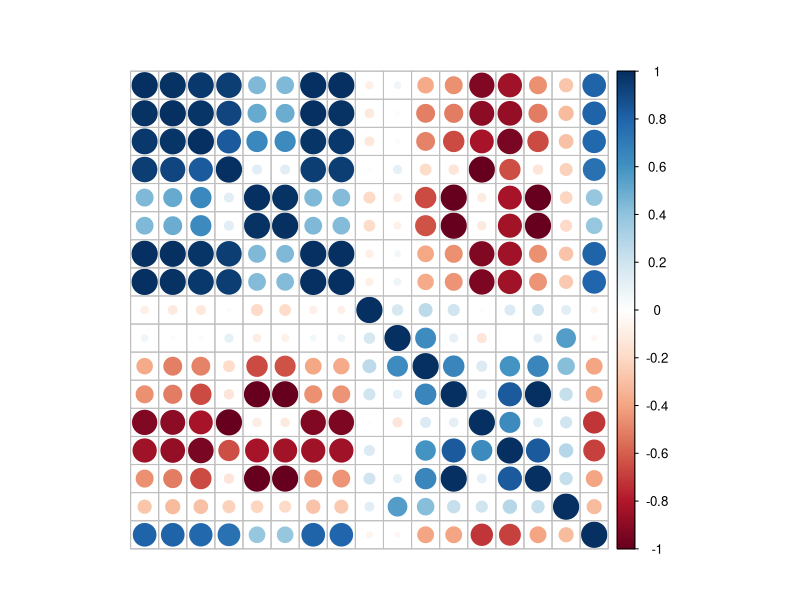
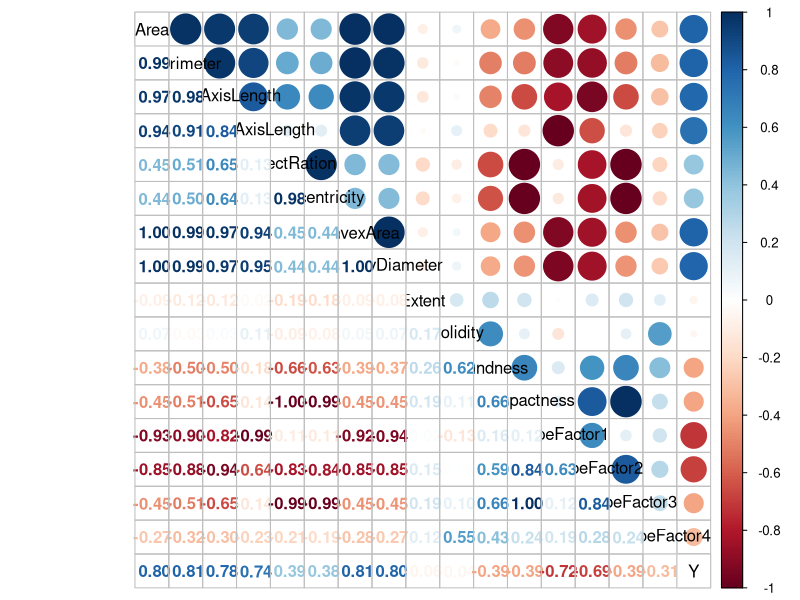
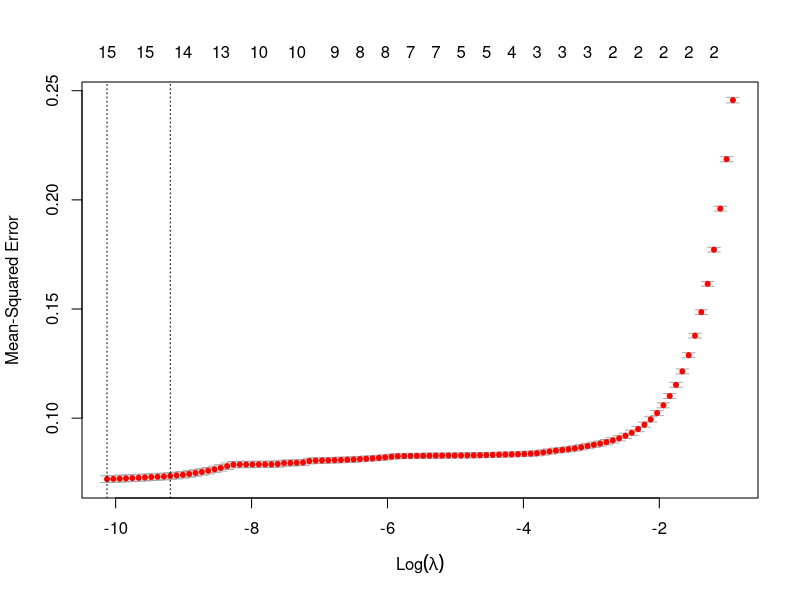

Generate these figures, in order, with R:
## ---- chunk 1
# Load in the data
train <- read.csv("data/train_data.csv")
## ---- chunk 2
full_model <- lm(Y ~ ., data = train)
summary(full_model)
## ---- chunk 3
correlation_matrix <- cor(train[, -which(names(train) == "Y")])
correlation_matrix
## ---- chunk 4
library(corrplot)
# Circles correlation plot
corrplot(cor(train), method = "circle",
        tl.pos = "n", mar = c(2, 1, 3, 1)) 
## ---- chunk 5
# Visualization of correlation matrix
corrplot.mixed(cor(train),
               lower = "number", 
               upper = "circle",
               tl.col = "black")
## ---- chunk 6
# Check for multicollinearity
library(car)
vif_values <- vif(full_model)
vif_values
## ---- chunk 7
# Splitting the data into training and validation sets
set.seed(1234)
index <- sample(1:nrow(train), round(0.8 * nrow(train)))
train_set <- train[index, ]
validation_set <- train[-index, ]
## ---- chunk 8
# Use Lasso?
library(glmnet)
x_train <- model.matrix(Y ~ . - 1, data = train_set) # -1 to exclude intercept
y_train <- train_set$Y
lasso_model <- cv.glmnet(x_train, y_train, alpha = 1)
plot(lasso_model)

# Predictions for the validation set
x_validation <- model.matrix(Y ~ . - 1, data = validation_set)
predictions <- predict(lasso_model, s = "lambda.min", newx = x_validation)
